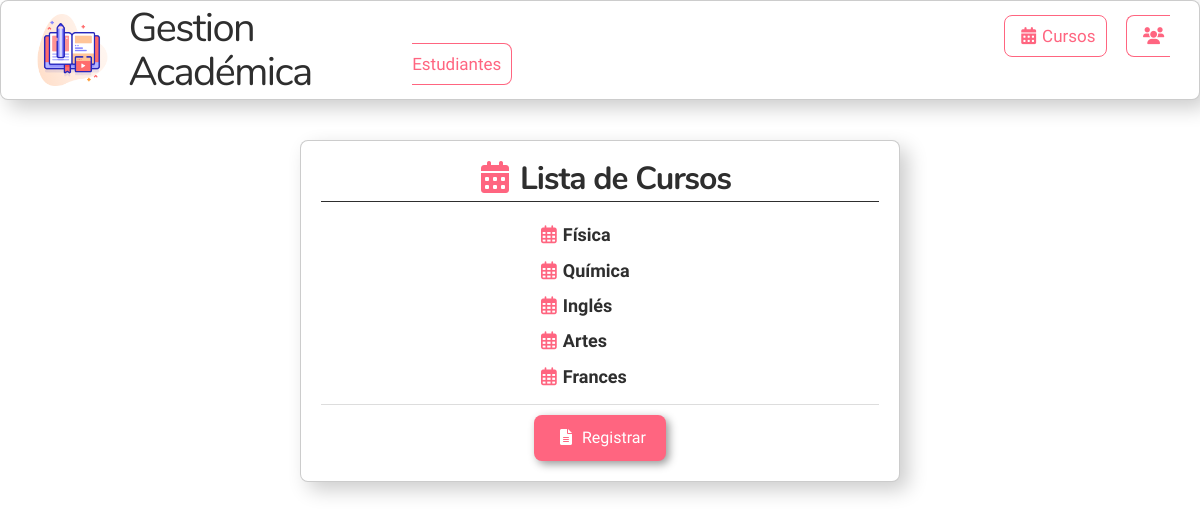
The app's page /courses/courses with its own data.
### courses/models.py (models this page shows, shortened)
class Course(models.Model):
    name = models.CharField(max_length=50, unique=True)
    description = models.TextField()
    start_date = models.DateField()
    ending_date = models.DateField()
    status = models.BooleanField(default=True)
    student = models.ManyToManyField('students.Student')

### courses/views.py (the view, shortened to what this page needs)
# urls.py: path('courses/', include('courses.urls')),
def courses(request):
    form = CourseForm(request.POST or None)
    courses = Course.objects.all()
    return render(request, "courses/index.html", {'form':form, 'courses': courses })

### templates/courses/index.html (shortened to what this page needs)
{% extends 'base.html' %}
{% load static %}
{% block content %}
<!DOCTYPE html>
<html lang="en">
<head>
    <link rel="stylesheet" href="{% static 'css/style-index.css' %}">
</head>
<body>
    <div class="container">
        <h3 class="titulo"><i class="fa fa-calendar-days mx-2" style="color: #FF6580; border-color: #FF6580;"></i>Lista de Cursos</h3>
        <div class="line">
        <ul id="list">
            {% for course in courses %}
            <li><b><a href="{% url 'course_detail' course.id %}"><i class="fa-regular fa-calendar-days mx-1" style="color: #FF6580;"></i>{{ course.name }}</a></b></li>
            {% endfor %}
        </ul>
        </div>
        <button type="button" class="button-index" data-bs-toggle="modal" data-bs-target="#modalId"><i class="fa fa-file-lines mx-1"></i>
            Registrar
        </button>
    </div>
{% endblock %}

### static/css/base.css (style rules this page uses)
* { margin: 0; padding: 0; text-decoration: none; }
body { background: url(/static/images/fondo.png) no-repeat center/ cover; }

### static/css/style-index.css (style rules this page uses)
body { margin: 0; padding: 0; }
.container { text-align: center; max-width: 600px; min-height: 250px; margin: 40px auto; padding: 20px; background-color: #ffffff; border-radius: .5rem; border: .1rem solid rgba(0, 0, 0, .2); box-shadow: .5rem .5rem 20px rgba(0, 0, 0, .2); }
.titulo { text-align: center; color: #2e2e2e; border-bottom: 1px solid #2e2e2e; padding-bottom: 5px; margin-bottom: 5px; }
#list { font-size: 19px; padding: 0; }
#list li { text-align: left; margin-left: 38%; padding: 2px; color: #2e2e2e; }
#list li a { font-size: 18px; margin-top: 10px; color: #2e2e2e; }
.line { border-bottom: 1px solid #ddd; padding: 10px 0; text-align: center; }
.button-index { display: inline-block; padding: 10px 20px; margin-top: 10px; background-color: #FF6580; color: #fff; text-decoration: none; border-radius: .5rem; box-shadow: .2rem .2rem .5rem rgba(0, 0, 0, 0.404); border: none; font-size: 16px; }

### records on screen
Course: name "Física"
Course: name "Química"
Course: name "Inglés"
Course: name "Artes"
Course: name "Frances"
